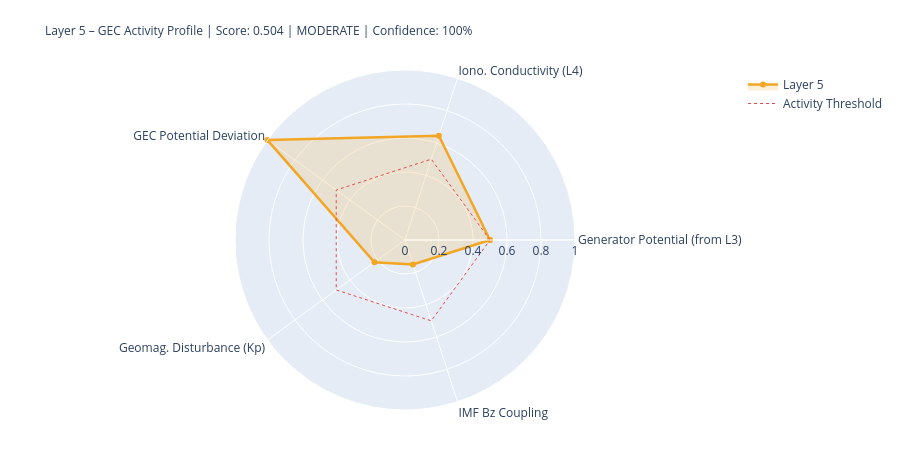

Notebook code for this chart:
### Markdown cell above
---
## 5. State Assessment & Handoff to Layer 6

### Code cell
# ============================================================
# LAYER-5-SCORE
# ============================================================

# Components
# 1) Generator activity (Layer-3-driven)
gen_score = norm(generator_strength, 0.3, 2.0)
gen_src   = 'from_layer3' if l3_thunder_score is not None else 'estimated'

# 2) Ionospheric conductivity (Layer-4-driven)
iono_score = norm(iono_cond_factor, 0.7, 1.4)
iono_src   = 'from_layer4' if l4_ioniz is not None else 'estimated'

# 3) GEC potential deviation from reference
pot_score = norm(abs(delta_V_pct), 0, 30)  # 0 = at reference, 1 = 30% deviation
pot_src   = 'derived'

# 4) Geomagnetic disturbance (Kp) – modulates vertical currents
kp_score = norm(kp_val, 0, 9)
kp_src   = 'primary' if kp_now is not None else 'from_layer4'

# 5) IMF Bz coupling (southward = stronger M-I coupling → GEC influence)
bz_score = norm(-(bz_now or 0), -5, 30) if bz_now is not None else None
bz_src   = 'primary' if bz_now is not None else 'missing'

COMPONENTS = {
    'Generator Potential (from L3)':  {'score': gen_score,   'source': 'derived_from_layer3', 'dynamic': True},
    'Iono. Conductivity (L4)':      {'score': iono_score,  'source': iono_src, 'dynamic': True},
    'GEC Potential Deviation':      {'score': pot_score,   'source': pot_src,  'dynamic': True},
    'Geomag. Disturbance (Kp)':         {'score': kp_score,    'source': kp_src,   'dynamic': True},
    'IMF Bz Coupling':               {'score': bz_score,    'source': bz_src,   'dynamic': True},
}

available   = {k: v['score'] for k, v in COMPONENTS.items() if v['score'] is not None}
unavailable = [k for k, v in COMPONENTS.items() if v['score'] is None]
layer5_score = round(sum(available.values()) / len(available), 4) if available else None
confidence   = round(len(available) / len(COMPONENTS), 2)
level = ('unknown' if layer5_score is None
         else 'quiet'   if layer5_score < 0.3
         else 'moderate' if layer5_score < 0.6
         else 'active')
dominant_l5 = max(available, key=available.get) if available else 'none'

# Kp consistency: separate 1-min raw value from score value
kp_1m_raw   = kp_now          # directly from API (can be 0.0 during live measurement)
kp_for_score = kp_val          # from Layer-0 context or estimated value if needed
kp_score_src = kp_src

W = 68
print('=' * W)
print('LAYER 5 – GLOBAL ELECTRIC CIRCUIT – STATE ASSESSMENT')
print('=' * W)
for name, comp in COMPONENTS.items():
    s = comp['score']
    if s is not None:
        bar = '█' * int(s*20) + '░' * (20-int(s*20))
        print(f'  {name:<34} {bar}  {s:.3f}  [{comp["source"]}]')
    else:
        print(f'  {name:<34} {"─"*20}  n/a   [missing]')
print('-' * W)
print(f'  Score:         {layer5_score:.3f}  ({len(available)}/{len(COMPONENTS)} components)')
print(f'  Confidence:    {confidence:.0%}')
print(f'  Level:         {level.upper()}')
print(f'  Dominant:      {dominant_l5}')
print(f'  V_iono:        {V_iono_mod:.1f} kV  (Δ {delta_V_pct:+.1f}% vs. Ref)')
print(f'  I_total:       {I_total_mod:.1f} A   (Δ {delta_I_pct:+.1f}% vs. Ref)')
print('=' * W)

# Radar
cats   = list(available.keys())
vals_r = list(available.values())
if len(cats) >= 3:
    fig = go.Figure()
    fig.add_trace(go.Scatterpolar(
        r=vals_r + [vals_r[0]], theta=cats + [cats[0]],
        fill='toself', fillcolor='rgba(242,166,35,0.18)',
        line=dict(color='#F2A623', width=2.5), name='Layer 5'
    ))
    fig.add_trace(go.Scatterpolar(
        r=[0.5]*(len(cats)+1), theta=cats+[cats[0]],
        line=dict(color='#E24B4A', dash='dot', width=1),
        mode='lines', name='Activity Threshold'
    ))
    fig.update_layout(
        title=dict(
            text=f'Layer 5 – GEC Activity Profile | Score: {layer5_score:.3f} | {level.upper()} | Confidence: {confidence:.0%}',
            font=dict(size=12)
        ),
        polar=dict(radialaxis=dict(visible=True, range=[0,1])),
        height=450, showlegend=True,
        margin=dict(l=80, r=80, t=70, b=40)
    )
    fig.show()

### Figure 1 — Plotly figure (JSON) as saved in the notebook; plotly's stock layout.template omitted (floating-point values rounded to 4 significant figures)
{"data": [{"fill": "toself", "fillcolor": "rgba(242,166,35,0.18)", "line": {"color": "#F2A623", "width": 2.5}, "name": "Layer 5", "r": [0.5, 0.6454, 1.0, 0.2222, 0.1514, 0.5], "theta": ["Generator Potential (from L3)", "Iono. Conductivity (L4)", "GEC Potential Deviation", "Geomag. Disturbance (Kp)", "IMF Bz Coupling", "Generator Potential (from L3)"], "type": "scatterpolar"}, {"line": {"color": "#E24B4A", "dash": "dot", "width": 1}, "mode": "lines", "name": "Activity Threshold", "r": [0.5, 0.5, 0.5, 0.5, 0.5, 0.5], "theta": ["Generator Potential (from L3)", "Iono. Conductivity (L4)", "GEC Potential Deviation", "Geomag. Disturbance (Kp)", "IMF Bz Coupling", "Generator Potential (from L3)"], "type": "scatterpolar"}], "layout": {"height": 450, "margin": {"b": 40, "l": 80, "r": 80, "t": 70}, "polar": {"radialaxis": {"range": [0, 1], "visible": true}}, "showlegend": true, "title": {"font": {"size": 12}, "text": "Layer 5 – GEC Activity Profile | Score: 0.504 | MODERATE | Confidence: 100%"}}}
